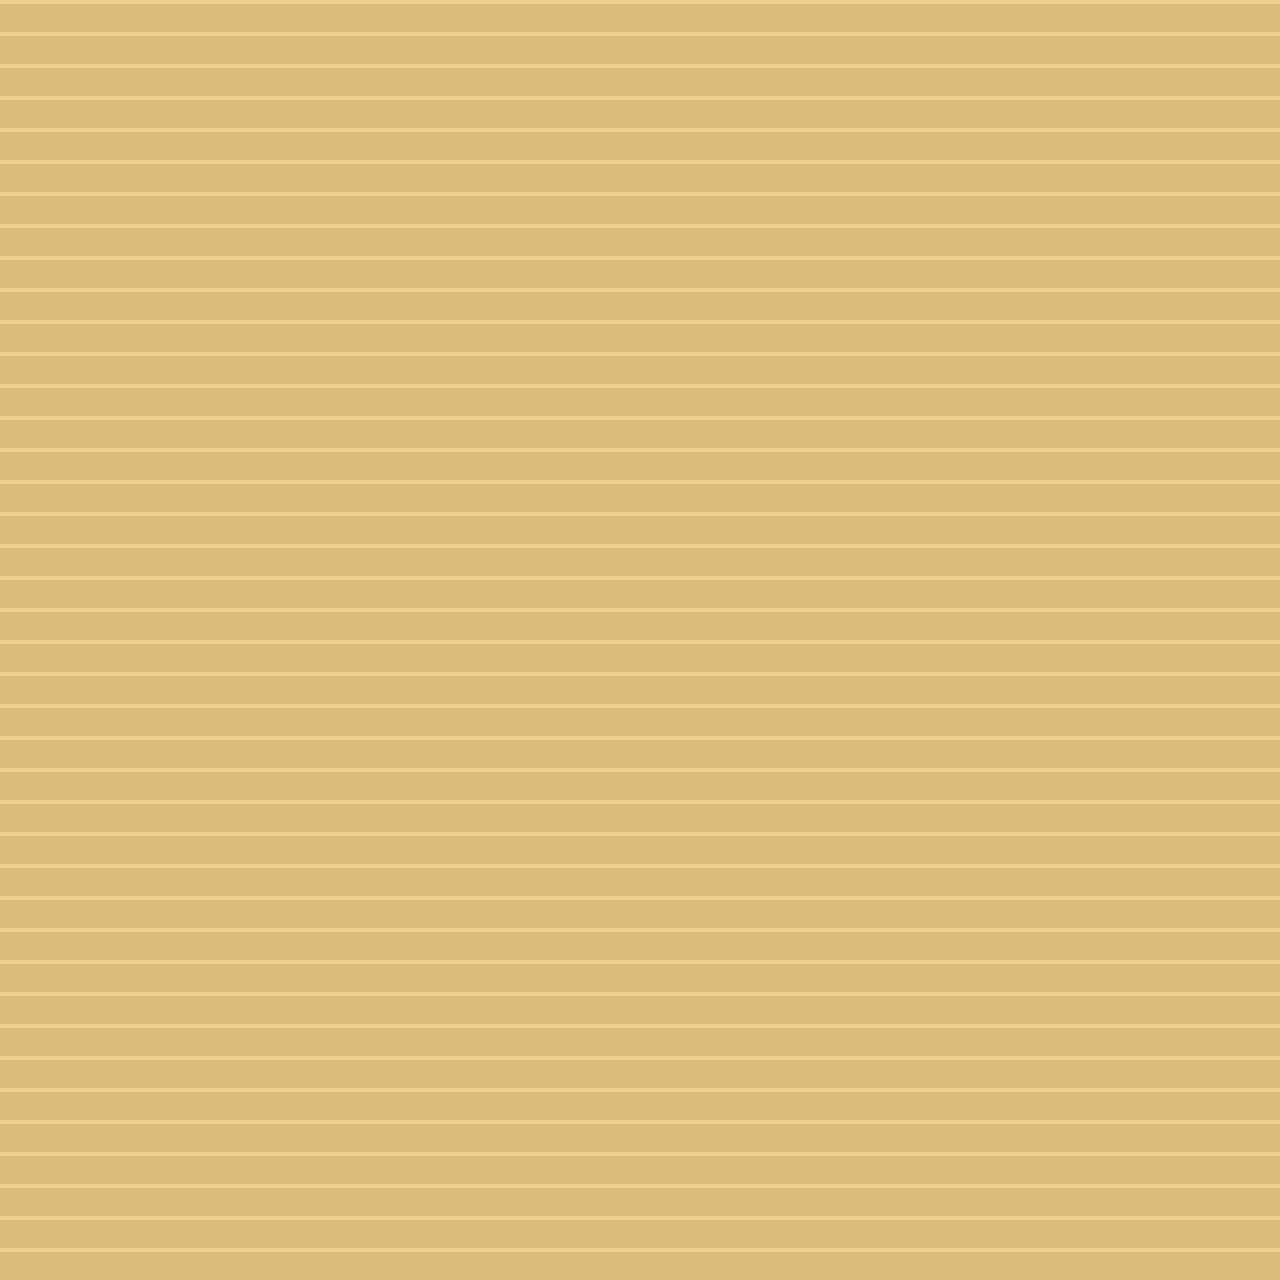

This game map was drawn from its Tiled (.tmx) file and the tilesets committed beside it. A one-line description and the trimmed map source follow:
An orthogonal 40x40 tile map with 32x32 px tiles, 7 tile layers (Ground, Ground_Detail, Water, Cliffs, ...) and 7 objects.

<map version="1.10" tiledversion="1.10.2" orientation="orthogonal" renderorder="right-down" width="40" height="40" tilewidth="32" tileheight="32" infinite="0" nextlayerid="11" nextobjectid="200">
 <tileset firstgid="1" source="../../Tilesets/Tiraka/tiraka.tsx" />
 <layer id="1" name="Ground" width="40" height="40">
  <data>[1600 cells, 1600 non-empty, 1 distinct tile ids]</data>
 </layer>
 <layer id="2" name="Ground_Detail" width="40" height="40">
  <data>[1600 cells, 0 non-empty, 0 distinct tile ids]</data>
 </layer>
 <layer id="3" name="Water" width="40" height="40">
  <data>[1600 cells, 0 non-empty, 0 distinct tile ids]</data>
 </layer>
 <layer id="4" name="Cliffs" width="40" height="40">
  <data>[1600 cells, 0 non-empty, 0 distinct tile ids]</data>
 </layer>
 <layer id="5" name="Rocks" width="40" height="40">
  <data>[1600 cells, 0 non-empty, 0 distinct tile ids]</data>
 </layer>
 <layer id="6" name="Props_Low" width="40" height="40">
  <data>[1600 cells, 0 non-empty, 0 distinct tile ids]</data>
 </layer>
 <layer id="7" name="Props_High" width="40" height="40">
  <data>[1600 cells, 0 non-empty, 0 distinct tile ids]</data>
 </layer>
 <objectgroup id="8" name="Collisions">
  <object id="1" x="0" y="0" width="32" height="1280">
   <properties>
    <property name="CollisionType" value="Solid" />
   </properties>
  </object>
  <object id="2" x="0" y="0" width="1280" height="32">
   <properties>
    <property name="CollisionType" value="Solid" />
   </properties>
  </object>
  <object id="3" x="1248" y="0" width="32" height="1280">
   <properties>
    <property name="CollisionType" value="Solid" />
   </properties>
  </object>
  <object id="4" x="0" y="1248" width="1280" height="32">
   <properties>
    <property name="CollisionType" value="Solid" />
   </properties>
  </object>
 </objectgroup>
 <objectgroup id="9" name="Spawns">
  <object id="101" x="640" y="640">
   <properties>
    <property name="Id" value="1" />
    <property name="SpawnType" value="PlayerStart" />
   </properties>
   <point />
  </object>
  <object id="102" x="700" y="640">
   <properties>
    <property name="Id" value="100" />
    <property name="SpawnType" value="ResourceNode" />
    <property name="RespawnSeconds" value="300" />
   </properties>
   <point />
  </object>
 </objectgroup>
 <objectgroup id="10" name="Triggers">
  <object id="201" x="640" y="1200" width="64" height="32">
   <properties>
    <property name="TriggerType" value="MapTransition" />
    <property name="Id" value="100" />
    <property name="TargetMapId" value="2" />
    <property name="TargetSpawnId" value="2" />
    <property name="Cooldown" value="0" />
    <property name="OncePerCharacter" value="false" />
    <property name="RequiredLevel" value="0" />
    <property name="RequiredFlags" value="" />
   </properties>
  </object>
 </objectgroup>
</map>
